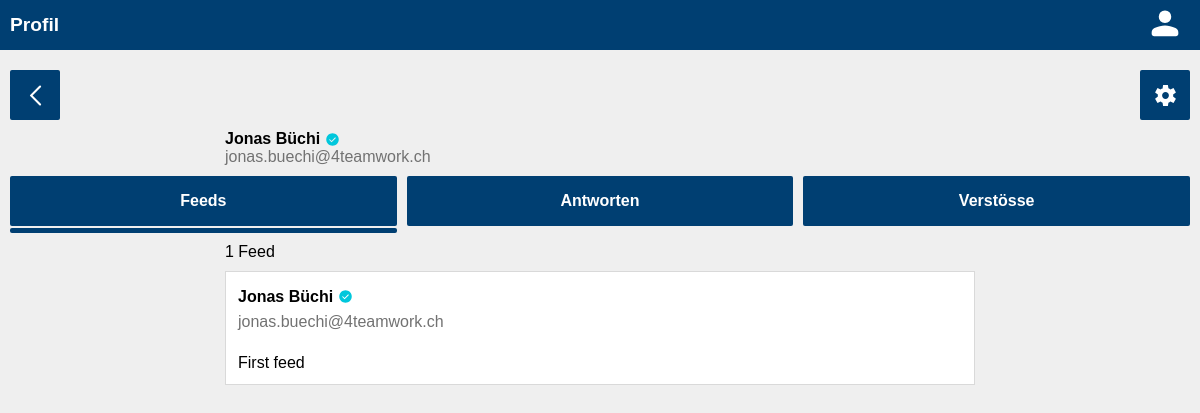
The app's page /users/14 (signed in), older data.
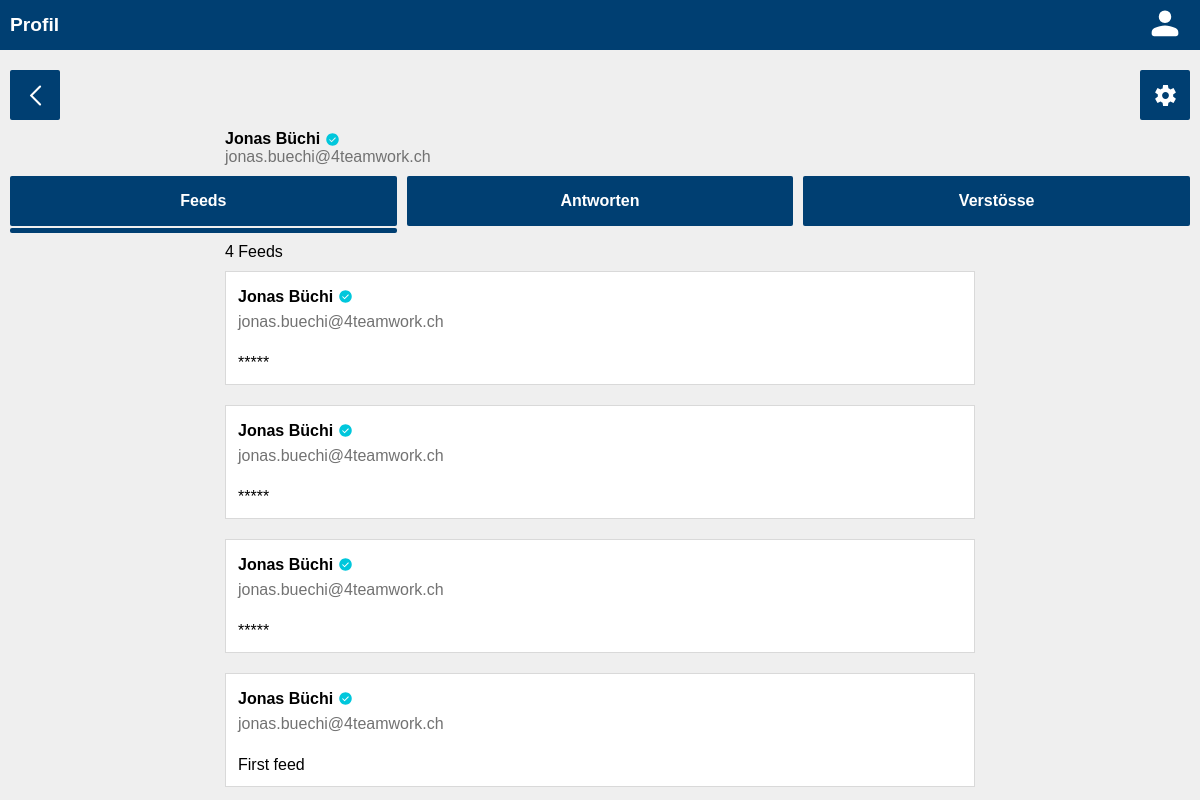
The same page, newer data.
### authentication/models.py (models this page shows)
class User(AbstractUser):
    first_name = models.CharField(max_length=100, verbose_name="Vorname")
    last_name = models.CharField(max_length=100, verbose_name="Nachname")
    username = models.EmailField(unique=True, verbose_name="Benutzername")
    email = models.EmailField(unique=True, verbose_name="E-Mail Adresse")
    USERNAME_FIELD = "email"
    REQUIRED_FIELDS = ["username"]
    birthdate = models.DateField(null=True, verbose_name="Geburtsdatum")
    verified = models.BooleanField(null=True)
    role = models.ForeignKey(
        Role, on_delete=models.SET_NULL, related_name="roles", null=True, blank=True
    )

### feeds/models.py (models this page shows, shortened)
class Feed(models.Model):
    text = models.TextField(max_length=200)
    author = models.ForeignKey(
        User,
        on_delete=models.CASCADE,
        related_name="feeds",
    )
    class Meta:
        ordering = ["-id"]

### authentication/views.py (the view)
# urls.py: path("users/<slug:pk>", UserView.as_view(), name="user"),
class UserView(generic.DetailView):
    model = User
    template_name = "authentication/user.html"

### authentication/templates/authentication/user.html (shortened to what the changed rows need)
{% load static %}
<!DOCTYPE html>
<html lang="en">
<head>
    <link rel="stylesheet" href="{% static 'global.css' %}">
    <link rel="stylesheet" href="{% static 'header.css' %}">
    <link rel="stylesheet" href="{% static 'users.css' %}">
    <link rel="stylesheet" href="{% static 'style.css' %}">
    <link rel="stylesheet" href="{% static 'feeds.css' %}">
</head>
<body>
<header>
    <div class="grid-header">
        <h1 class="title">Profil</h1>
    </div>
</header>
<main>
    {% if request.user.id == user.id or perms.authentication.view_user %}
        <div class="grid-buttons grid-buttons-user">
            <a href="{% url 'feeds' %}" class="crud-button back">
                <img src="{% static 'svgs/back.svg' %}" height="25px"/>
            </a>
            {% if request.user.id == user.id or perms.authentication.change_user %}
                <a href="{% url 'user_update' user.id %}" class="crud-button update">
                    <img src="{% static 'svgs/settings.svg' %}" height="25px"/>
                </a>
            {% endif %}
        </div>
        <div>
            <div class="user">
                <div class="fulname-container">
                    {% if user.first_name != "" and user.last_name %}
                        <p class="fulname">{{ user.first_name }} {{ user.last_name }}</p>
                    {% else %}
                        <p class="fulname">Unknown</p>
                    {% endif %}
                    {% if user %}
                        {% for group in user.groups.values %}
                            {% if group.name == "verified" %}
                                <img class="verify" src="{% static 'svgs/verified.svg' %}" height="15px"/>
                            {% endif %}
                        {% endfor %}
                    {% endif %}
                </div>
                <p class="email">{{ user.email }}</p>
            </div>
        </div>
        <div class="grid-tab feeds">
            <a class="tab">
                Feeds
            </a>
            <a href="{% url 'user_commentaries' user.id %}" class="tab replies">
                Antworten
            </a>
            <a href="{% url 'user_warns' user.id %}" class="tab warns">
                Verstösse
            </a>
            <div class="current">
            </div>
        </div>
        <div class="count">
            {% if user.feeds.count > 1 or user.feeds.count < 1 %}
                <p>{{ user.feeds.count }} Feeds</p>
            {% else %}
                <p>{{ user.feeds.count }} Feed</p>
            {% endif %}
        </div>
        <div class="grid-feeds">
        {% for feed in user.feeds.all %}
            {% if feed.author.id == user.id %}
                <a href={% url 'feed' feed.id %}>
                    <div class="card feed">
                        <div class="author">
                            <div class="fulname-container">
                                {% if feed.author.first_name != "" and feed.author.last_name != "" %}
                                    <p class="fulname">{{ feed.author.first_name }} {{ feed.author.last_name }}</p>
                                {% else %}
                                    <p class="fulname">Unknown</p>
                                {% endif %}
                                {% for group in feed.author.groups.values %}
                                    {% if group.name == "verified" %}
                                        <img class="verify" src="{% static 'svgs/verified.svg' %}" height="15px"/>
                                    {% endif %}
                                {% endfor %}
                            </div>
                            <p class="email">{{ feed.author.email }}</p>
                        </div>
                        <div class="text">
                            <p>{{ feed.text }}</p>
                        </div>
                    </div>
                </a>
            {% endif %}
        {% endfor %}
    {% else %}
        <div class="no-perm">
            <p>Zugriff verweigert</p>
        </div>
    {% endif %}
</main>
</body>

Row changes from the older to the newer data that the page shows:
changed User "Jonas": feeds.count "1" → "4"
added Feed: author.first_name "Jonas", author.last_name "Büchi", author.email "jonas.buechi@4teamwork.ch", text "*****"
added Feed: author.first_name "Jonas", author.last_name "Büchi", author.email "jonas.buechi@4teamwork.ch", text "*****"
added Feed: author.first_name "Jonas", author.last_name "Büchi", author.email "jonas.buechi@4teamwork.ch", text "*****"
Text that changed along with them:
text no longer shown: "Feed"
text now shown: "Feeds"
